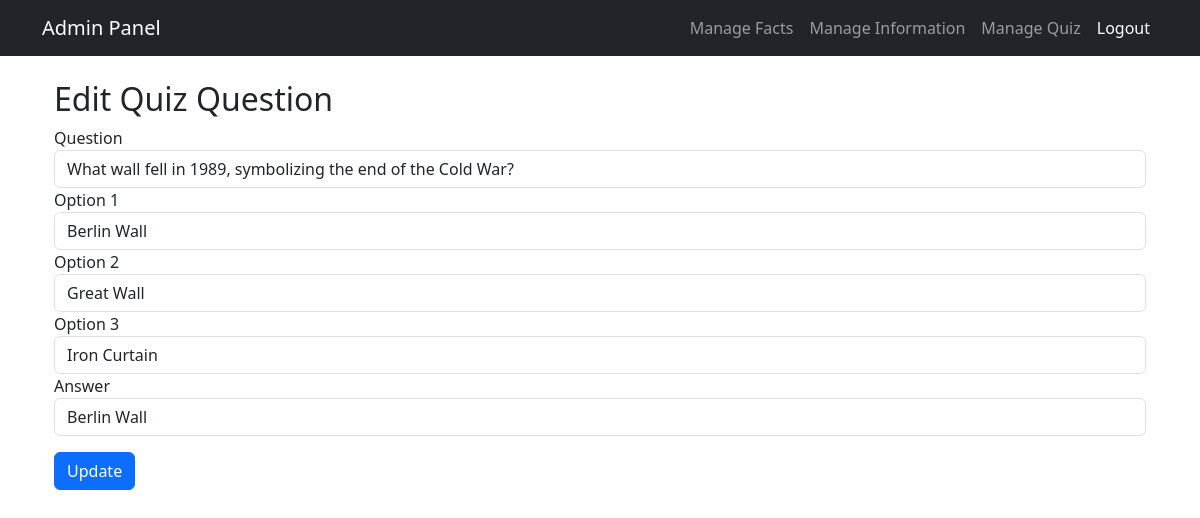
Page /admin/edit_quiz/5 (signed in) on the committed database.
### app.py (models this page shows)
class Quiz(db.Model):
    id = db.Column(db.Integer, primary_key=True)
    question = db.Column(db.String(500), nullable=False)
    option1 = db.Column(db.String(200), nullable=False)
    option2 = db.Column(db.String(200), nullable=False)
    option3 = db.Column(db.String(200), nullable=False)
    answer = db.Column(db.String(200), nullable=False)

### app.py (the view, shortened to what this page needs)
@app.route('/admin/edit_quiz/<int:quiz_id>', methods=['GET', 'POST'])
@login_required
def edit_quiz(quiz_id):
    quiz = Quiz.query.get_or_404(quiz_id)
    if current_user.role != 'admin':
        flash("Unauthorized access!", "danger")
        return redirect(url_for('admin_dashboard'))
    return render_template('admin/edit_quiz.html', quiz=quiz)

### app.py (called while the page is built)
@login_manager.user_loader
def load_user(user_id):
    return User.query.get(int(user_id))

### templates/admin/edit_quiz.html
{% extends 'admin_base.html' %}
{% block content %}
<div class="container mt-4">
    <h2>Edit Quiz Question</h2>
    <form method="POST">
        <div class="form-group">
            <label>Question</label>
            <input type="text" name="question" class="form-control" value="{{ quiz.question }}" required>
        </div>
        <div class="form-group">
            <label>Option 1</label>
            <input type="text" name="option1" class="form-control" value="{{ quiz.option1 }}" required>
        </div>
        <div class="form-group">
            <label>Option 2</label>
            <input type="text" name="option2" class="form-control" value="{{ quiz.option2 }}" required>
        </div>
        <div class="form-group">
            <label>Option 3</label>
            <input type="text" name="option3" class="form-control" value="{{ quiz.option3 }}" required>
        </div>
        <div class="form-group">
            <label>Answer</label>
            <input type="text" name="answer" class="form-control" value="{{ quiz.answer }}" required>
        </div>
        <button type="submit" class="btn btn-primary mt-3">Update</button>
    </form>
</div>
{% endblock %}

### rows in the picture
Quiz: question "What wall fell in 1989, symbolizing the end of the Cold War?", option1 "Berlin Wall", option2 "Great Wall", option3 "Iron Curtain", answer "Berlin Wall"
